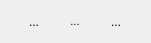
  <widget class="QWidget" name="layoutWidget">
   <property name="geometry">
    <rect>
     <x>596</x>
     <y>284</y>
     <width>151</width>
     <height>33</height>
    </rect>
   </property>
   <property name="styleSheet">
    <string>
border-color: rgb(112, 150, 200);</string>
   </property>
   <layout class="QHBoxLayout" name="horizontalLayout_2">
    <item>
     <widget class="QToolButton" name="boldToolBtn_2">
      <property name="palette">
       <palette>
        <active/>
        <inactive/>
        <disabled/>
       </palette>
      </property>
      <property name="toolTip">
       <string>加粗</string>
      </property>
      <property name="styleSheet">
       <string notr="true">
border-color: rgb(112, 150, 200);</string>
      </property>
      <property name="text">
       <string>...</string>
      </property>
      <property name="icon">
       <iconset resource="images.qrc">
        <normaloff>:/images/bold.png</normaloff>:/images/bold.png</iconset>
      </property>
      <property name="iconSize">
       <size>
        <width>22</width>
        <height>22</height>
       </size>
      </property>
      <property name="checkable">
       <bool>true</bool>
      </property>
      <property name="autoRaise">
       <bool>true</bool>
      </property>
     </widget>
    </item>
    <item>
     <widget class="QToolButton" name="italicToolBtn_2">
      <property name="font">
       <font>
        <pointsize>8</pointsize>
       </font>
      </property>
      <property name="toolTip">
       <string>倾斜</string>
      </property>
      <property name="styleSheet">
       <string notr="true">
border-color: rgb(112, 150, 200);</string>
      </property>
      <property name="text">
       <string>...</string>
      </property>
      <property name="icon">
       <iconset resource="images.qrc">
        <normaloff>:/images/italic.png</normaloff>:/images/italic.png</iconset>
      </property>
      <property name="iconSize">
       <size>
        <width>22</width>
        <height>22</height>
       </size>
      </property>
      <property name="checkable">
       <bool>true</bool>
      </property>
      <property name="autoRaise">
       <bool>true</bool>
      </property>
     </widget>
    </item>
    <item>
     <widget class="QToolButton" name="underlineToolBtn_2">
      <property name="toolTip">
       <string>下划线</string>
      </property>
      <property name="styleSheet">
       <string notr="true">
border-color: rgb(112, 150, 200);</string>
      </property>
      <property name="text">
       <string>...</string>
      </property>
      <property name="icon">
       <iconset resource="images.qrc">
        <normaloff>:/images/under.png</normaloff>:/images/under.png</iconset>
      </property>
      <property name="iconSize">
       <size>
        <width>22</width>
        <height>22</height>
       </size>
      </property>
      <property name="checkable">
       <bool>true</bool>
      </property>
      <property name="autoRaise">
       <bool>true</bool>
      </property>
     </widget>
    </item>
   </layout>
  </widget>
